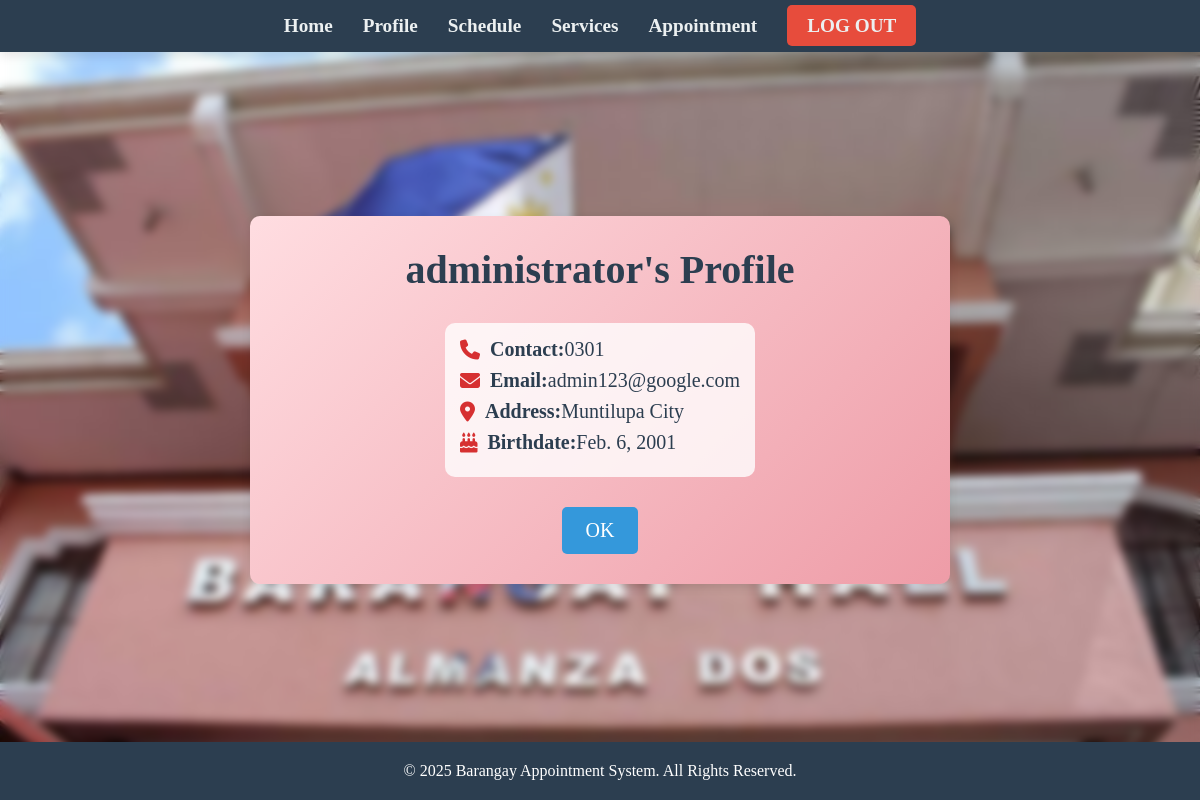
Screenshot of /userprofile/25 (signed in) with the database file from the repository.
### app/models.py (models this page shows, shortened)
class UserProfile(models.Model):
    user = models.OneToOneField(User, on_delete=models.CASCADE)
    contact_number = models.CharField(max_length=15)
    address = models.CharField(max_length=255)
    birthdate = models.DateField()

### app/views.py (the view)
# urls.py: path('userprofile/<int:pk>', UserProfileDetailView.as_view(), name='userprofiledetail'),
class UserProfileDetailView (DetailView):
    model = UserProfile
    template_name = 'app/userprofiledetail.html'
    context_object_name = 'UserProfileDetail_list'

### app/templates/app/userprofiledetail.html (shortened to what this page needs)
{% extends 'app/base.html' %}
{% load static %}
{% block css %}
    <link rel="stylesheet" href="{% static 'css/table.css' %}">
    <link rel="stylesheet" href="https://cdnjs.cloudflare.com/ajax/libs/font-awesome/6.4.2/css/all.min.css">
{% endblock css %}
{% block content %}
    <div class="profile-detail-container">
        <h2>{{ user.username }}'s Profile</h2>
        <div class="profile-info">
            <p><i class="fas fa-phone"></i><strong>Contact:</strong> {{ UserProfileDetail_list.contact_number }}</p>
            <p><i class="fas fa-envelope"></i><strong>Email:</strong> {{ user.email }}</p>
            <p><i class="fas fa-map-marker-alt"></i><strong>Address:</strong> {{ UserProfileDetail_list.address }}</p>
            <p><i class="fas fa-birthday-cake"></i><strong>Birthdate:</strong> {{ UserProfileDetail_list.birthdate }}</p>
        </div>
        <a href="{% url 'userprofile' %}" class="btn update">OK</a>
    </div>
{% endblock content %}

### static/css/table.css (style rules this page uses)
.profile-info { background-color: rgba(255, 255, 255, 0.8); border-radius: 10px; padding: 15px; margin: 10px 0; text-align: left; font-size: 1.1rem; color: #2c3e50; }
.profile-info p { display: flex; align-items: center; margin-bottom: 8px; font-weight: 500; }
.profile-info i { color: #d63031; margin-right: 8px; }
.profile-detail-container { max-width: 700px; width: 100%; margin: 0 auto; background: linear-gradient(135deg, #ffdde1, #ee9ca7); padding: 30px; border-radius: 10px; box-shadow: 0 4px 10px rgba(0, 0, 0, 0.1); position: absolute; top: 50%; left: 50%; transform: translate(-50%, -50%); display: flex; flex-direction: column; align-items: center; justify-content: center; }
.profile-detail-container h2 { font-size: 2.5rem; color: #2c3e50; margin-bottom: 20px; text-align: center; }
.profile-detail-container .profile-info { font-size: 1.25rem; color: #2c3e50; }
.profile-detail-container .profile-info i { color: #d63031; margin-right: 10px; }
.profile-detail-container .btn { padding: 12px 24px; font-size: 1.25rem; border-radius: 5px; margin-top: 20px; text-decoration: none; display: inline-block; }
.profile-detail-container .btn.update { background-color: #3498db; color: white; }

### rows the page displays
UserProfile: contact_number "0301", address "Muntilupa City", birthdate "Feb. 6, 2001"

### other values shown
{{ user.username }} "administrator"
{{ user.email }} "admin123@google.com"
